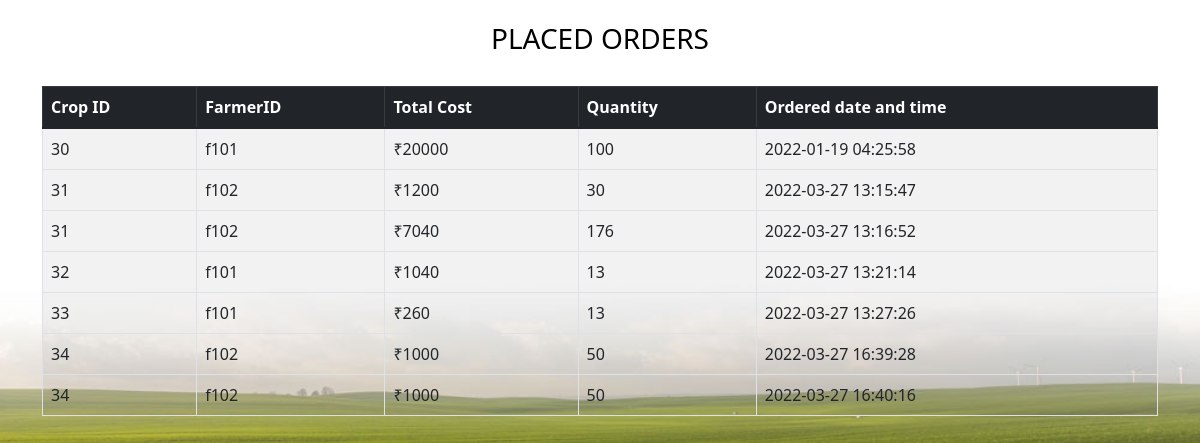
/customercroporders.php (signed in), run on the app's committed database.
### tables this page shows
CREATE TABLE `crop_orders` (
  `crop_id` int(4) NOT NULL,
  `customer_id` varchar(100) NOT NULL,
  `farmer_id` varchar(200) NOT NULL,
  `total_cost` double NOT NULL,
  `quantity` int(11) NOT NULL,
  `dateandtime` timestamp NOT NULL DEFAULT current_timestamp() ON UPDATE current_timestamp()
);

### customercroporders.php (the view, shortened to what this page needs)
<!DOCTYPE html>
<html lang="en">
<head>
    <link href="https://cdn.jsdelivr.net/npm/bootstrap@5.1.3/dist/css/bootstrap.min.css" rel="stylesheet">
</head>
<body style="background: url('images/img1.jpg');
background-repeat: no-repeat;
background-size: 100%;
background-attachment: fixed;">
<div class="container">
<div class="tablename">
    <h3 style="color:black;text-align:center;padding:2%;text-transform:uppercase;">placed orders</h3>
</div>
<table class="table table-bordered table-striped">
  <thead class="table-dark">
<tr>
 <th>Crop ID</th>
 <th>FarmerID</th>
 <th>Total Cost</th>
 <th>Quantity</th>
 <th>Ordered date and time</th>
 </tr>
 </thead>
<?php
$con=mysqli_connect('localhost','root','');
mysqli_select_db($con,'agriculture_management_system');
$user_id=$_SESSION['userid'];
$query="SELECT o.crop_id,o.farmer_id,o.total_cost,o.quantity,o.dateandtime from crop_orders o where o.customer_id='$user_id'";
$result=$con->query($query);
if($result->num_rows>0)
{
  while($row=$result->fetch_assoc())
  {
    echo "<tr><td>".$row["crop_id"]."</td><td>".$row["farmer_id"]."</td><td>&#8377;".$row["total_cost"]."</td><td>".$row["quantity"]."</td><td>".$row["dateandtime"]."</td><tr>";
  }
  echo "</table>";
}
else{
  echo "<h2 align=center>No Orders to show<h2>";
}
?>
</div>
</body>
</html>

### data on the page
crop_orders: crop "30", farmer "f101", total_cost "20000", quantity "100", dateandtime "2022-01-19 04:25:58"
crop_orders: crop "31", farmer "f102", total_cost "1200", quantity "30", dateandtime "2022-03-27 13:15:47"
crop_orders: crop "31", farmer "f102", total_cost "7040", quantity "176", dateandtime "2022-03-27 13:16:52"
crop_orders: crop "32", farmer "f101", total_cost "1040", quantity "13", dateandtime "2022-03-27 13:21:14"
crop_orders: crop "33", farmer "f101", total_cost "260", quantity "13", dateandtime "2022-03-27 13:27:26"
crop_orders: crop "34", farmer "f102", total_cost "1000", quantity "50", dateandtime "2022-03-27 16:39:28"
crop_orders: crop "34", farmer "f102", total_cost "1000", quantity "50", dateandtime "2022-03-27 16:40:16"
